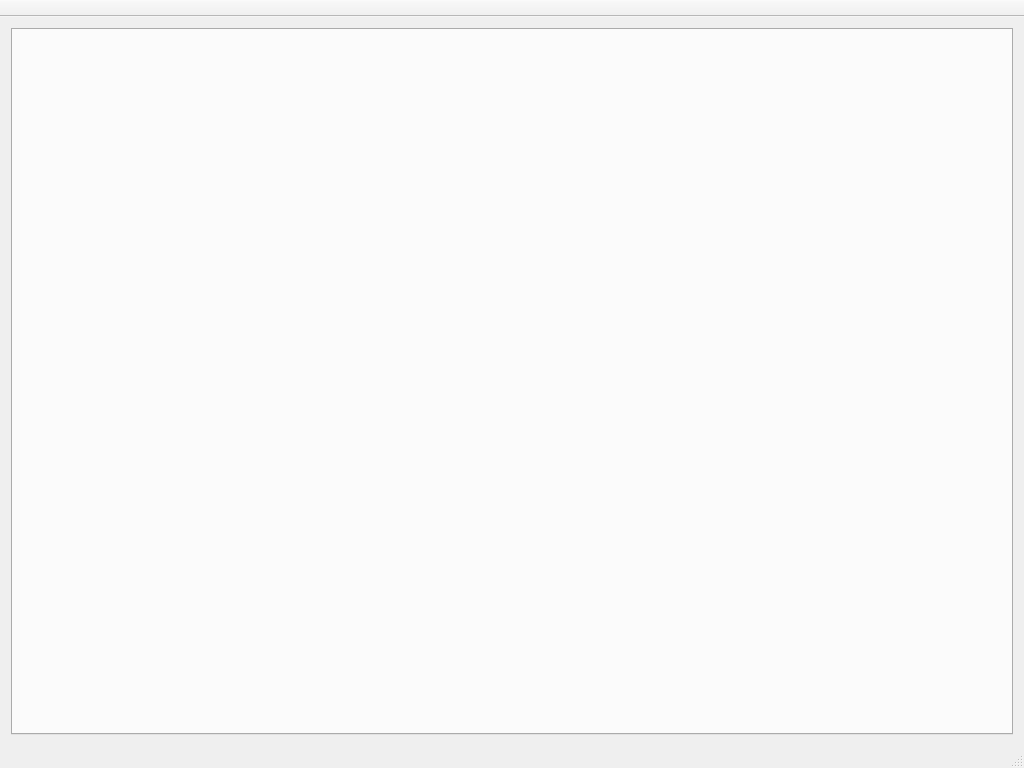
<?xml version="1.0" encoding="UTF-8"?>
<ui version="4.0">
 <class>CladiatorMainWindow</class>
 <widget class="QMainWindow" name="CladiatorMainWindow">
  <property name="geometry">
   <rect>
    <x>0</x>
    <y>0</y>
    <width>1024</width>
    <height>768</height>
   </rect>
  </property>
  <property name="windowTitle">
   <string>Class Diagram Editor</string>
  </property>
  <widget class="QWidget" name="centralWidget">
   <layout class="QVBoxLayout" name="verticalLayout">
    <item>
     <widget class="QTabWidget" name="tabWidget"/>
    </item>
   </layout>
  </widget>
  <widget class="QMenuBar" name="menuBar">
   <property name="geometry">
    <rect>
     <x>0</x>
     <y>0</y>
     <width>1024</width>
     <height>21</height>
    </rect>
   </property>
  </widget>
  <widget class="QToolBar" name="mainToolBar">
   <property name="windowTitle">
    <string>Toolbar</string>
   </property>
   <property name="movable">
    <bool>false</bool>
   </property>
   <attribute name="toolBarArea">
    <enum>TopToolBarArea</enum>
   </attribute>
   <attribute name="toolBarBreak">
    <bool>false</bool>
   </attribute>
  </widget>
  <widget class="QStatusBar" name="statusBar"/>
 </widget>
 <layoutdefault spacing="6" margin="11"/>
 <resources/>
 <connections/>
</ui>
